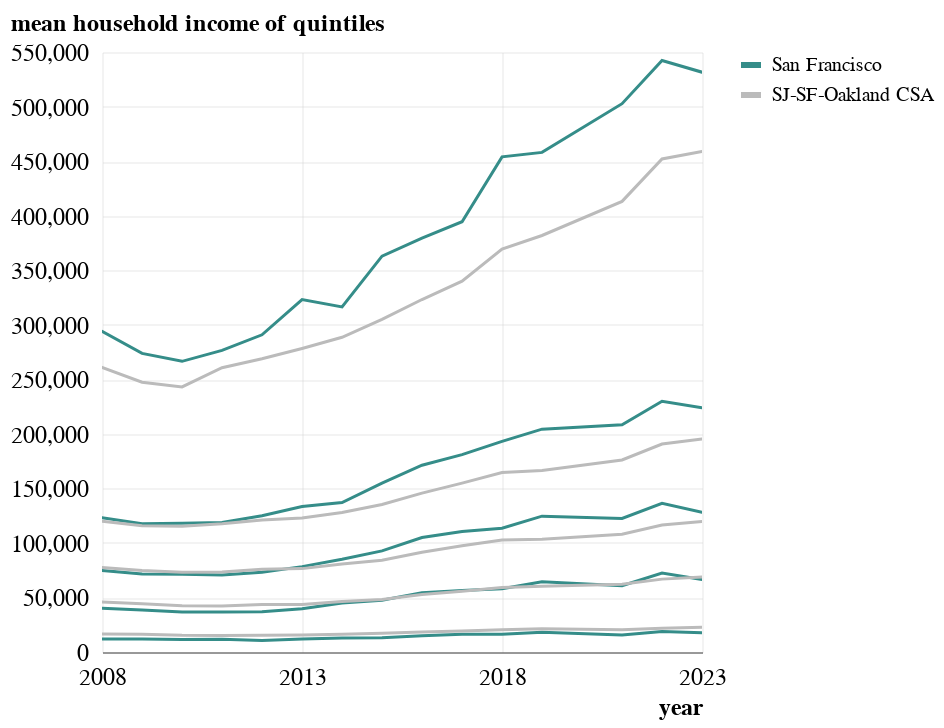

Notebook code cell kept with this figure:
### Code cell
def plot_quintile_mean(df, quintile):
    return (
        alt.Chart(
            df.filter(pl.col("quintile") == quintile).with_columns(
                date=pl.date(pl.col("year"), 1, 1)
            )
        )
        .mark_line(strokeWidth=1.5)
        .encode(
            x=alt.X(
                "date",
                title="year",
                axis=alt.Axis(values=["2008-1-1", "2013-1-1", "2018-1-1", "2023-1-1"]),
            ),
            y=alt.Y(
                "mean household income", title="mean household income of quintiles"
            ),
            color=alt.Color("geography").scale(
                domain=["San Francisco", "SJ-SF-Oakland CSA"],
                range=color_sf_bayarea,
            ),
            # strokeDash="Quintile",
            tooltip=["year", "geography", "quintile", "mean household income"],
        )
    )


chart = alt.layer(*(plot_quintile_mean(df, i) for i in range(1, 6))).interactive()
chart.save("output/Links/income.png", scale_factor=3)
chart.properties(width="container").save("output/Links/income.html")
chart

### Figure 1 — Vega-Lite specification as saved in the notebook (floating-point values rounded to 4 significant figures)
{"config": {"font": "Libre Franklin", "axis": {"labelAngle": 0, "labelFlush": false, "labelFontSize": 12, "titleFontSize": 12, "tickWidth": 0, "gridWidth": 0.25, "gridColor": "#cccccc"}, "axisX": {"domainWidth": 0.5, "domainColor": "#3e3e3e", "titleAlign": "right", "titleAnchor": "end"}, "axisY": {"domain": false, "titleAlign": "left", "titleAnchor": "end", "titleAngle": 0, "titlePadding": 0, "titleY": -8}, "line": {"strokeWidth": 3, "strokeCap": "round"}, "legend": {"title": null}, "view": {"stroke": null}}, "layer": [{"data": {"name": "data-37a9e63323578e39fa336a953ae481d5"}, "mark": {"type": "line", "strokeWidth": 1.5}, "encoding": {"color": {"field": "geography", "scale": {"domain": ["San Francisco", "SJ-SF-Oakland CSA"], "range": ["#358d89", "#bbbbbb"]}, "type": "nominal"}, "tooltip": [{"field": "year", "type": "quantitative"}, {"field": "geography", "type": "nominal"}, {"field": "quintile", "type": "quantitative"}, {"field": "mean household income", "type": "quantitative"}], "x": {"axis": {"values": ["2008-1-1", "2013-1-1", "2018-1-1", "2023-1-1"]}, "field": "date", "title": "year", "type": "temporal"}, "y": {"field": "mean household income", "title": "mean household income of quintiles", "type": "quantitative"}}, "name": "view_15"}, {"data": {"name": "data-804a7738cf91cb09dd8a233741c09b31"}, "mark": {"type": "line", "strokeWidth": 1.5}, "encoding": {"color": {"field": "geography", "scale": {"domain": ["San Francisco", "SJ-SF-Oakland CSA"], "range": ["#358d89", "#bbbbbb"]}, "type": "nominal"}, "tooltip": [{"field": "year", "type": "quantitative"}, {"field": "geography", "type": "nominal"}, {"field": "quintile", "type": "quantitative"}, {"field": "mean household income", "type": "quantitative"}], "x": {"axis": {"values": ["2008-1-1", "2013-1-1", "2018-1-1", "2023-1-1"]}, "field": "date", "title": "year", "type": "temporal"}, "y": {"field": "mean household income", "title": "mean household income of quintiles", "type": "quantitative"}}}, {"data": {"name": "data-23a0537fef9c6b40bcfa127b91b7333b"}, "mark": {"type": "line", "strokeWidth": 1.5}, "encoding": {"color": {"field": "geography", "scale": {"domain": ["San Francisco", "SJ-SF-Oakland CSA"], "range": ["#358d89", "#bbbbbb"]}, "type": "nominal"}, "tooltip": [{"field": "year", "type": "quantitative"}, {"field": "geography", "type": "nominal"}, {"field": "quintile", "type": "quantitative"}, {"field": "mean household income", "type": "quantitative"}], "x": {"axis": {"values": ["2008-1-1", "2013-1-1", "2018-1-1", "2023-1-1"]}, "field": "date", "title": "year", "type": "temporal"}, "y": {"field": "mean household income", "title": "mean household income of quintiles", "type": "quantitative"}}}, {"data": {"name": "data-cc51a0c190954e5e8fbfb373e5f7784c"}, "mark": {"type": "line", "strokeWidth": 1.5}, "encoding": {"color": {"field": "geography", "scale": {"domain": ["San Francisco", "SJ-SF-Oakland CSA"], "range": ["#358d89", "#bbbbbb"]}, "type": "nominal"}, "tooltip": [{"field": "year", "type": "quantitative"}, {"field": "geography", "type": "nominal"}, {"field": "quintile", "type": "quantitative"}, {"field": "mean household income", "type": "quantitative"}], "x": {"axis": {"values": ["2008-1-1", "2013-1-1", "2018-1-1", "2023-1-1"]}, "field": "date", "title": "year", "type": "temporal"}, "y": {"field": "mean household income", "title": "mean household income of quintiles", "type": "quantitative"}}}, {"data": {"name": "data-e4f996c16cc34c8b8086e8362000a192"}, "mark": {"type": "line", "strokeWidth": 1.5}, "encoding": {"color": {"field": "geography", "scale": {"domain": ["San Francisco", "SJ-SF-Oakland CSA"], "range": ["#358d89", "#bbbbbb"]}, "type": "nominal"}, "tooltip": [{"field": "year", "type": "quantitative"}, {"field": "geography", "type": "nominal"}, {"field": "quintile", "type": "quantitative"}, {"field": "mean household income", "type": "quantitative"}], "x": {"axis": {"values": ["2008-1-1", "2013-1-1", "2018-1-1", "2023-1-1"]}, "field": "date", "title": "year", "type": "temporal"}, "y": {"field": "mean household income", "title": "mean household income of quintiles", "type": "quantitative"}}}], "params": [{"name": "param_5", "select": {"type": "interval", "encodings": ["x", "y"]}, "bind": "scales", "views": ["view_15"]}], "$schema": "https://vega.github.io/schema/vega-lite/v5.20.1.json", "datasets": {"data-37a9e63323578e39fa336a953ae481d5": [{"quintile": 1, "mean household income": 11859, "geography": "San Francisco", "year": 2008, "date": "2008-01-01T00:00:00"}, {"quintile": 1, "mean household income": 16508, "geography": "SJ-SF-Oakland CSA", "year": 2008, "date": "2008-01-01T00:00:00"}, {"quintile": 1, "mean household income": 11949, "geography": "San Francisco", "year": 2009, "date": "2009-01-01T00:00:00"}, {"quintile": 1, "mean household income": 16176, "geography": "SJ-SF-Oakland CSA", "year": 2009, "date": "2009-01-01T00:00:00"}, {"quintile": 1, "mean household income": 11527, "geography": "San Francisco", "year": 2010, "date": "2010-01-01T00:00:00"}, {"quintile": 1, "mean household income": 15262, "geography": "SJ-SF-Oakland CSA", "year": 2010, "date": "2010-01-01T00:00:00"}, {"quintile": 1, "mean household income": 11650, "geography": "San Francisco", "year": 2011, "date": "2011-01-01T00:00:00"}, {"quintile": 1, "mean household income": 15228, "geography": "SJ-SF-Oakland CSA", "year": 2011, "date": "2011-01-01T00:00:00"}, {"quintile": 1, "mean household income": 10572, "geography": "San Francisco", "year": 2012, "date": "2012-01-01T00:00:00"}, {"quintile": 1, "mean household income": 15393, "geography": "SJ-SF-Oakland CSA", "year": 2012, "date": "2012-01-01T00:00:00"}, {"quintile": 1, "mean household income": 11943, "geography": "San Francisco", "year": 2013, "date": "2013-01-01T00:00:00"}, {"quintile": 1, "mean household income": 15514, "geography": "SJ-SF-Oakland CSA", "year": 2013, "date": "2013-01-01T00:00:00"}, {"quintile": 1, "mean household income": 12931, "geography": "San Francisco", "year": 2014, "date": "2014-01-01T00:00:00"}, {"quintile": 1, "mean household income": 16303, "geography": "SJ-SF-Oakland CSA", "year": 2014, "date": "2014-01-01T00:00:00"}, {"quintile": 1, "mean household income": 13005, "geography": "San Francisco", "year": 2015, "date": "2015-01-01T00:00:00"}, {"quintile": 1, "mean household income": 17130, "geography": "SJ-SF-Oakland CSA", "year": 2015, "date": "2015-01-01T00:00:00"}, {"quintile": 1, "mean household income": 14802, "geography": "San Francisco", "year": 2016, "date": "2016-01-01T00:00:00"}, {"quintile": 1, "mean household income": 18235, "geography": "SJ-SF-Oakland CSA", "year": 2016, "date": "2016-01-01T00:00:00"}, {"quintile": 1, "mean household income": 16198, "geography": "San Francisco", "year": 2017, "date": "2017-01-01T00:00:00"}, {"quintile": 1, "mean household income": 19256, "geography": "SJ-SF-Oakland CSA", "year": 2017, "date": "2017-01-01T00:00:00"}, {"quintile": 1, "mean household income": 16184, "geography": "San Francisco", "year": 2018, "date": "2018-01-01T00:00:00"}, {"quintile": 1, "mean household income": 20421, "geography": "SJ-SF-Oakland CSA", "year": 2018, "date": "2018-01-01T00:00:00"}, {"quintile": 1, "mean household income": 18082, "geography": "San Francisco", "year": 2019, "date": "2019-01-01T00:00:00"}, {"quintile": 1, "mean household income": 21357, "geography": "SJ-SF-Oakland CSA", "year": 2019, "date": "2019-01-01T00:00:00"}, {"quintile": 1, "mean household income": 15507, "geography": "San Francisco", "year": 2021, "date": "2021-01-01T00:00:00"}, {"quintile": 1, "mean household income": 20454, "geography": "SJ-SF-Oakland CSA", "year": 2021, "date": "2021-01-01T00:00:00"}, {"quintile": 1, "mean household income": 18828, "geography": "San Francisco", "year": 2022, "date": "2022-01-01T00:00:00"}, {"quintile": 1, "mean household income": 21763, "geography": "SJ-SF-Oakland CSA", "year": 2022, "date": "2022-01-01T00:00:00"}, {"quintile": 1, "mean household income": 17553, "geography": "San Francisco", "year": 2023, "date": "2023-01-01T00:00:00"}, {"quintile": 1, "mean household income": 22679, "geography": "SJ-SF-Oakland CSA", "year": 2023, "date": "2023-01-01T00:00:00"}], "data-804a7738cf91cb09dd8a233741c09b31": [{"quintile": 2, "mean household income": 40117, "geography": "San Francisco", "year": 2008, "date": "2008-01-01T00:00:00"}, {"quintile": 2, "mean household income": 45795, "geography": "SJ-SF-Oakland CSA", "year": 2008, "date": "2008-01-01T00:00:00"}, {"quintile": 2, "mean household income": 38605, "geography": "San Francisco", "year": 2009, "date": "2009-01-01T00:00:00"}, {"quintile": 2, "mean household income": 44120, "geography": "SJ-SF-Oakland CSA", "year": 2009, "date": "2009-01-01T00:00:00"}, {"quintile": 2, "mean household income": 36599, "geography": "San Francisco", "year": 2010, "date": "2010-01-01T00:00:00"}, {"quintile": 2, "mean household income": 42417, "geography": "SJ-SF-Oakland CSA", "year": 2010, "date": "2010-01-01T00:00:00"}, {"quintile": 2, "mean household income": 36726, "geography": "San Francisco", "year": 2011, "date": "2011-01-01T00:00:00"}, {"quintile": 2, "mean household income": 42245, "geography": "SJ-SF-Oakland CSA", "year": 2011, "date": "2011-01-01T00:00:00"}, {"quintile": 2, "mean household income": 36916, "geography": "San Francisco", "year": 2012, "date": "2012-01-01T00:00:00"}, {"quintile": 2, "mean household income": 43506, "geography": "SJ-SF-Oakland CSA", "year": 2012, "date": "2012-01-01T00:00:00"}, {"quintile": 2, "mean household income": 39715, "geography": "San Francisco", "year": 2013, "date": "2013-01-01T00:00:00"}, {"quintile": 2, "mean household income": 43466, "geography": "SJ-SF-Oakland CSA", "year": 2013, "date": "2013-01-01T00:00:00"}, {"quintile": 2, "mean household income": 44898, "geography": "San Francisco", "year": 2014, "date": "2014-01-01T00:00:00"}, {"quintile": 2, "mean household income": 46182, "geography": "SJ-SF-Oakland CSA", "year": 2014, "date": "2014-01-01T00:00:00"}, {"quintile": 2, "mean household income": 47385, "geography": "San Francisco", "year": 2015, "date": "2015-01-01T00:00:00"}, {"quintile": 2, "mean household income": 48059, "geography": "SJ-SF-Oakland CSA", "year": 2015, "date": "2015-01-01T00:00:00"}, {"quintile": 2, "mean household income": 54415, "geography": "San Francisco", "year": 2016, "date": "2016-01-01T00:00:00"}, {"quintile": 2, "mean household income": 52681, "geography": "SJ-SF-Oakland CSA", "year": 2016, "date": "2016-01-01T00:00:00"}, {"quintile": 2, "mean household income": 56351, "geography": "San Francisco", "year": 2017, "date": "2017-01-01T00:00:00"}, {"quintile": 2, "mean household income": 55675, "geography": "SJ-SF-Oakland CSA", "year": 2017, "date": "2017-01-01T00:00:00"}, {"quintile": 2, "mean household income": 57903, "geography": "San Francisco", "year": 2018, "date": "2018-01-01T00:00:00"}, {"quintile": 2, "mean household income": 59150, "geography": "SJ-SF-Oakland CSA", "year": 2018, "date": "2018-01-01T00:00:00"}, {"quintile": 2, "mean household income": 64449, "geography": "San Francisco", "year": 2019, "date": "2019-01-01T00:00:00"}, {"quintile": 2, "mean household income": 60166, "geography": "SJ-SF-Oakland CSA", "year": 2019, "date": "2019-01-01T00:00:00"}, {"quintile": 2, "mean household income": 60684, "geography": "San Francisco", "year": 2021, "date": "2021-01-01T00:00:00"}, {"quintile": 2, "mean household income": 62132, "geography": "SJ-SF-Oakland CSA", "year": 2021, "date": "2021-01-01T00:00:00"}, {"quintile": 2, "mean household income": 72368, "geography": "San Francisco", "year": 2022, "date": "2022-01-01T00:00:00"}, {"quintile": 2, "mean household income": 66806, "geography": "SJ-SF-Oakland CSA", "year": 2022, "date": "2022-01-01T00:00:00"}, {"quintile": 2, "mean household income": 66366, "geography": "San Francisco", "year": 2023, "date": "2023-01-01T00:00:00"}, {"quintile": 2, "mean household income": 68655, "geography": "SJ-SF-Oakland CSA", "year": 2023, "date": "2023-01-01T00:00:00"}], "data-23a0537fef9c6b40bcfa127b91b7333b": [{"quintile": 3, "mean household income": 74718, "geography": "San Francisco", "year": 2008, "date": "2008-01-01T00:00:00"}, {"quintile": 3, "mean household income": 77442, "geography": "SJ-SF-Oakland CSA", "year": 2008, "date": "2008-01-01T00:00:00"}, {"quintile": 3, "mean household income": 71592, "geography": "San Francisco", "year": 2009, "date": "2009-01-01T00:00:00"}, {"quintile": 3, "mean household income": 74789, "geography": "SJ-SF-Oakland CSA", "year": 2009, "date": "2009-01-01T00:00:00"}, {"quintile": 3, "mean household income": 71361, "geography": "San Francisco", "year": 2010, "date": "2010-01-01T00:00:00"}, {"quintile": 3, "mean household income": 73102, "geography": "SJ-SF-Oakland CSA", "year": 2010, "date": "2010-01-01T00:00:00"}, {"quintile": 3, "mean household income": 70575, "geography": "San Francisco", "year": 2011, "date": "2011-01-01T00:00:00"}, {"quintile": 3, "mean household income": 73352, "geography": "SJ-SF-Oakland CSA", "year": 2011, "date": "2011-01-01T00:00:00"}, {"quintile": 3, "mean household income": 73188, "geography": "San Francisco", "year": 2012, "date": "2012-01-01T00:00:00"}, {"quintile": 3, "mean household income": 75944, "geography": "SJ-SF-Oakland CSA", "year": 2012, "date": "2012-01-01T00:00:00"}, {"quintile": 3, "mean household income": 78250, "geography": "San Francisco", "year": 2013, "date": "2013-01-01T00:00:00"}, {"quintile": 3, "mean household income": 76429, "geography": "SJ-SF-Oakland CSA", "year": 2013, "date": "2013-01-01T00:00:00"}, {"quintile": 3, "mean household income": 84997, "geography": "San Francisco", "year": 2014, "date": "2014-01-01T00:00:00"}, {"quintile": 3, "mean household income": 80711, "geography": "SJ-SF-Oakland CSA", "year": 2014, "date": "2014-01-01T00:00:00"}, {"quintile": 3, "mean household income": 92684, "geography": "San Francisco", "year": 2015, "date": "2015-01-01T00:00:00"}, {"quintile": 3, "mean household income": 84122, "geography": "SJ-SF-Oakland CSA", "year": 2015, "date": "2015-01-01T00:00:00"}, {"quintile": 3, "mean household income": 104905, "geography": "San Francisco", "year": 2016, "date": "2016-01-01T00:00:00"}, {"quintile": 3, "mean household income": 91408, "geography": "SJ-SF-Oakland CSA", "year": 2016, "date": "2016-01-01T00:00:00"}, {"quintile": 3, "mean household income": 110502, "geography": "San Francisco", "year": 2017, "date": "2017-01-01T00:00:00"}, {"quintile": 3, "mean household income": 97362, "geography": "SJ-SF-Oakland CSA", "year": 2017, "date": "2017-01-01T00:00:00"}, {"quintile": 3, "mean household income": 113384, "geography": "San Francisco", "year": 2018, "date": "2018-01-01T00:00:00"}, {"quintile": 3, "mean household income": 102699, "geography": "SJ-SF-Oakland CSA", "year": 2018, "date": "2018-01-01T00:00:00"}, {"quintile": 3, "mean household income": 124524, "geography": "San Francisco", "year": 2019, "date": "2019-01-01T00:00:00"}, {"quintile": 3, "mean household income": 103446, "geography": "SJ-SF-Oakland CSA", "year": 2019, "date": "2019-01-01T00:00:00"}, {"quintile": 3, "mean household income": 122485, "geography": "San Francisco", "year": 2021, "date": "2021-01-01T00:00:00"}, {"quintile": 3, "mean household income": 107945, "geography": "SJ-SF-Oakland CSA", "year": 2021, "date": "2021-01-01T00:00:00"}, {"quintile": 3, "mean household income": 136306, "geography": "San Francisco", "year": 2022, "date": "2022-01-01T00:00:00"}, {"quintile": 3, "mean household income": 116460, "geography": "SJ-SF-Oakland CSA", "year": 2022, "date": "2022-01-01T00:00:00"}, {"quintile": 3, "mean household income": 128072, "geography": "San Francisco", "year": 2023, "date": "2023-01-01T00:00:00"}, {"quintile": 3, "mean household income": 119707, "geography": "SJ-SF-Oakland CSA", "year": 2023, "date": "2023-01-01T00:00:00"}], "data-cc51a0c190954e5e8fbfb373e5f7784c": [{"quintile": 4, "mean household income": 123074, "geography": "San Francisco", "year": 2008, "date": "2008-01-01T00:00:00"}, {"quintile": 4, "mean household income": 119974, "geography": "SJ-SF-Oakland CSA", "year": 2008, "date": "2008-01-01T00:00:00"}, {"quintile": 4, "mean household income": 117576, "geography": "San Francisco", "year": 2009, "date": "2009-01-01T00:00:00"}, {"quintile": 4, "mean household income": 115824, "geography": "SJ-SF-Oakland CSA", "year": 2009, "date": "2009-01-01T00:00:00"}, {"quintile": 4, "mean household income": 117991, "geography": "San Francisco", "year": 2010, "date": "2010-01-01T00:00:00"}, {"quintile": 4, "mean household income": 115296, "geography": "SJ-SF-Oakland CSA", "year": 2010, "date": "2010-01-01T00:00:00"}, {"quintile": 4, "mean household income": 118761, "geography": "San Francisco", "year": 2011, "date": "2011-01-01T00:00:00"}, {"quintile": 4, "mean household income": 117510, "geography": "SJ-SF-Oakland CSA", "year": 2011, "date": "2011-01-01T00:00:00"}, {"quintile": 4, "mean household income": 124846, "geography": "San Francisco", "year": 2012, "date": "2012-01-01T00:00:00"}, {"quintile": 4, "mean household income": 120980, "geography": "SJ-SF-Oakland CSA", "year": 2012, "date": "2012-01-01T00:00:00"}, {"quintile": 4, "mean household income": 133316, "geography": "San Francisco", "year": 2013, "date": "2013-01-01T00:00:00"}, {"quintile": 4, "mean household income": 122922, "geography": "SJ-SF-Oakland CSA", "year": 2013, "date": "2013-01-01T00:00:00"}, {"quintile": 4, "mean household income": 136953, "geography": "San Francisco", "year": 2014, "date": "2014-01-01T00:00:00"}, {"quintile": 4, "mean household income": 127929, "geography": "SJ-SF-Oakland CSA", "year": 2014, "date": "2014-01-01T00:00:00"}, {"quintile": 4, "mean household income": 154819, "geography": "San Francisco", "year": 2015, "date": "2015-01-01T00:00:00"}, {"quintile": 4, "mean household income": 135241, "geography": "SJ-SF-Oakland CSA", "year": 2015, "date": "2015-01-01T00:00:00"}, {"quintile": 4, "mean household income": 171183, "geography": "San Francisco", "year": 2016, "date": "2016-01-01T00:00:00"}, {"quintile": 4, "mean household income": 145596, "geography": "SJ-SF-Oakland CSA", "year": 2016, "date": "2016-01-01T00:00:00"}, {"quintile": 4, "mean household income": 180890, "geography": "San Francisco", "year": 2017, "date": "2017-01-01T00:00:00"}, {"quintile": 4, "mean household income": 154840, "geography": "SJ-SF-Oakland CSA", "year": 2017, "date": "2017-01-01T00:00:00"}, {"quintile": 4, "mean household income": 193100, "geography": "San Francisco", "year": 2018, "date": "2018-01-01T00:00:00"}, {"quintile": 4, "mean household income": 164595, "geography": "SJ-SF-Oakland CSA", "year": 2018, "date": "2018-01-01T00:00:00"}, {"quintile": 4, "mean household income": 204270, "geography": "San Francisco", "year": 2019, "date": "2019-01-01T00:00:00"}, {"quintile": 4, "mean household income": 166290, "geography": "SJ-SF-Oakland CSA", "year": 2019, "date": "2019-01-01T00:00:00"}, {"quintile": 4, "mean household income": 208245, "geography": "San Francisco", "year": 2021, "date": "2021-01-01T00:00:00"}, {"quintile": 4, "mean household income": 176030, "geography": "SJ-SF-Oakland CSA", "year": 2021, "date": "2021-01-01T00:00:00"}, {"quintile": 4, "mean household income": 229815, "geography": "San Francisco", "year": 2022, "date": "2022-01-01T00:00:00"}, {"quintile": 4, "mean household income": 190664, "geography": "SJ-SF-Oakland CSA", "year": 2022, "date": "2022-01-01T00:00:00"}, {"quintile": 4, "mean household income": 223846, "geography": "San Francisco", "year": 2023, "date": "2023-01-01T00:00:00"}, {"quintile": 4, "mean household income": 195287, "geography": "SJ-SF-Oakland CSA", "year": 2023, "date": "2023-01-01T00:00:00"}], "data-e4f996c16cc34c8b8086e8362000a192": [{"quintile": 5, "mean household income": 293997, "geography": "San Francisco", "year": 2008, "date": "2008-01-01T00:00:00"}, {"quintile": 5, "mean household income": 260922, "geography": "SJ-SF-Oakland CSA", "year": 2008, "date": "2008-01-01T00:00:00"}, {"quintile": 5, "mean household income": 273694, "geography": "San Francisco", "year": 2009, "date": "2009-01-01T00:00:00"}, {"quintile": 5, "mean household income": 247335, "geography": "SJ-SF-Oakland CSA", "year": 2009, "date": "2009-01-01T00:00:00"}, {"quintile": 5, "mean household income": 266447, "geography": "San Francisco", "year": 2010, "date": "2010-01-01T00:00:00"}, {"quintile": 5, "mean household income": 243008, "geography": "SJ-SF-Oakland CSA", "year": 2010, "date": "2010-01-01T00:00:00"}, {"quintile": 5, "mean household income": 276443, "geography": "San Francisco", "year": 2011, "date": "2011-01-01T00:00:00"}, {"quintile": 5, "mean household income": 260624, "geography": "SJ-SF-Oakland CSA", "year": 2011, "date": "2011-01-01T00:00:00"}, {"quintile": 5, "mean household income": 290773, "geography": "San Francisco", "year": 2012, "date": "2012-01-01T00:00:00"}, {"quintile": 5, "mean household income": 268851, "geography": "SJ-SF-Oakland CSA", "year": 2012, "date": "2012-01-01T00:00:00"}, {"quintile": 5, "mean household income": 323053, "geography": "San Francisco", "year": 2013, "date": "2013-01-01T00:00:00"}, {"quintile": 5, "mean household income": 278248, "geography": "SJ-SF-Oakland CSA", "year": 2013, "date": "2013-01-01T00:00:00"}, {"quintile": 5, "mean household income": 316297, "geography": "San Francisco", "year": 2014, "date": "2014-01-01T00:00:00"}, {"quintile": 5, "mean household income": 288480, "geography": "SJ-SF-Oakland CSA", "year": 2014, "date": "2014-01-01T00:00:00"}, {"quintile": 5, "mean household income": 362868, "geography": "San Francisco", "year": 2015, "date": "2015-01-01T00:00:00"}, {"quintile": 5, "mean household income": 304993, "geography": "SJ-SF-Oakland CSA", "year": 2015, "date": "2015-01-01T00:00:00"}, {"quintile": 5, "mean household income": 379477, "geography": "San Francisco", "year": 2016, "date": "2016-01-01T00:00:00"}, {"quintile": 5, "mean household income": 323114, "geography": "SJ-SF-Oakland CSA", "year": 2016, "date": "2016-01-01T00:00:00"}, {"quintile": 5, "mean household income": 394393, "geography": "San Francisco", "year": 2017, "date": "2017-01-01T00:00:00"}, {"quintile": 5, "mean household income": 339887, "geography": "SJ-SF-Oakland CSA", "year": 2017, "date": "2017-01-01T00:00:00"}, {"quintile": 5, "mean household income": 453894, "geography": "San Francisco", "year": 2018, "date": "2018-01-01T00:00:00"}, {"quintile": 5, "mean household income": 369418, "geography": "SJ-SF-Oakland CSA", "year": 2018, "date": "2018-01-01T00:00:00"}, {"quintile": 5, "mean household income": 457966, "geography": "San Francisco", "year": 2019, "date": "2019-01-01T00:00:00"}, {"quintile": 5, "mean household income": 381801, "geography": "SJ-SF-Oakland CSA", "year": 2019, "date": "2019-01-01T00:00:00"}, {"quintile": 5, "mean household income": 502622, "geography": "San Francisco", "year": 2021, "date": "2021-01-01T00:00:00"}, {"quintile": 5, "mean household income": 413067, "geography": "SJ-SF-Oakland CSA", "year": 2021, "date": "2021-01-01T00:00:00"}, {"quintile": 5, "mean household income": 542183, "geography": "San Francisco", "year": 2022, "date": "2022-01-01T00:00:00"}, {"quintile": 5, "mean household income": 451981, "geography": "SJ-SF-Oakland CSA", "year": 2022, "date": "2022-01-01T00:00:00"}, {"quintile": 5, "mean household income": 531497, "geography": "San Francisco", "year": 2023, "date": "2023-01-01T00:00:00"}, {"quintile": 5, "mean household income": 458913, "geography": "SJ-SF-Oakland CSA", "year": 2023, "date": "2023-01-01T00:00:00"}]}}
